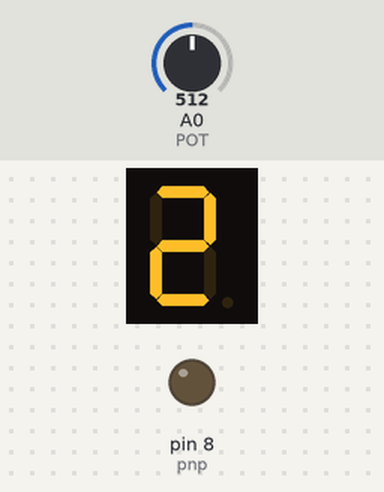
The sketch below on a simulated Arduino Uno, built with avr-gcc and run on an emulated ATmega328P. Shown: 1-digit seven-segment display, output pins drawn as LEDs (lit = HIGH). Wiring (inferred from the names in the program): 1-digit 7-segment display, segments lit when LOW: segments pin 6, pin 5, pin 4, pin 3, pin 2, pin 1, pin 0. The inputs (shaded band) are chosen by the test bench; at power-on: A0 (POT) = 512. The segment pins are drawn as the display they are named for; pins used as bus, display or sensor lines are not drawn.

Above: at 1.2 s.
1.3 s: A0 (POT) set to 716
At 1.7 s:
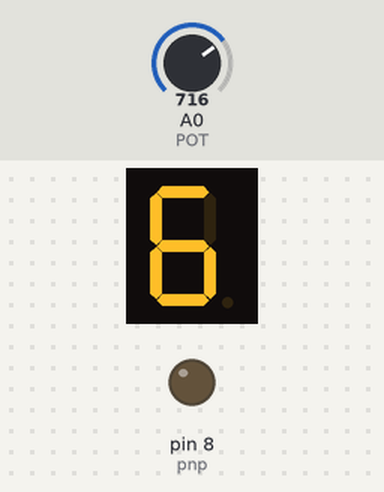
2.8 s: A0 (POT) set to 900
At 4.0 s:
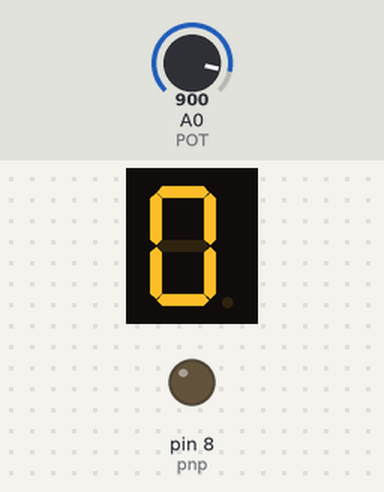
4.3 s: A0 (POT) set to 1023
At 5.2 s:
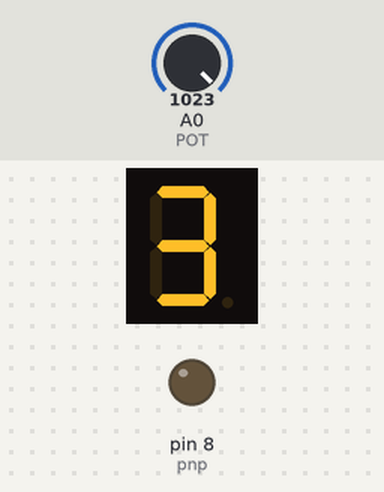
Timing chart, 0 to 7.3 s (numbered marks = the images above; inputs shaded):
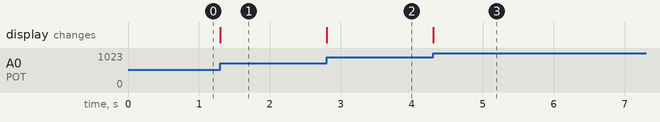

Measured:
- after the input at 1.3 s, the display: changes at once (image 1)
- after the input at 2.8 s, the display: changes at once (image 2)
- after the input at 4.3 s, the display: changes at once (image 3)

The sketch:

copy_of_hw4_part21.ino
```cpp
int POT = A0; // potentiometer wiper is A0 port. we declare it as POT

int ones_digit=0; // declare current_digit
int value; // value that will store the analog inputs value

int a = 6; // pin 6 as denoted by a
int b = 5; // pin 5 as denoted by b
int c = 4; // pin 4 as denoted by c
int d = 3; // pin 3 as denoted by d
int e = 2; // pin 2 as denoted by e
int f = 1; // pin 1 as denoted by f
int g = 0; // pin 0 as denoted by g
int pnp = 8; // pin 8 as denoted by pnp


// array stores the values between 0-9 according to seven segment's assigned ports
// i.e : (number_patterns[6] gives a pattern that will show 6 on seven segment)
byte number_patterns[] = {B0000001,B1001111,B0010010,B0000110,B1001100,B0100100,B0100000,B0001111,B0000000,B0000100};

void setup()
{
  	// we can use also DDRD register, but in order to make a difference with previous experiments, we use pinMode functioın
	pinMode(a,OUTPUT); // pin a as output because we use its value to show on seven segment
    pinMode(b,OUTPUT); // pin b as output because we use its value to show on seven segment
  	pinMode(c,OUTPUT); // pin c as output because we use its value to show on seven segment
  	pinMode(d,OUTPUT); // pin d as output because we use its value to show on seven segment
  	pinMode(e,OUTPUT); // pin e as output because we use its value to show on seven segment
  	pinMode(f,OUTPUT); // pin f as output because we use its value to show on seven segment
  	pinMode(g,OUTPUT); // pin g as output because we use its value to show on seven segment
  	pinMode(pnp,OUTPUT); // pin pnp as output because we use its value to show on seven segment

}

void loop()
{
  	value = analogRead(POT); // reading potentiometers value from analogRead and store its value in value
  	ones_digit = value % 10; // we evaulate ones_digit which equals remainder of value / 10
  	PORTB = B000000; // BJT's Base should be low in order to showing results on seven segment

  	PORTD = number_patterns[ones_digit]; //according to ones_digit we return a value in number_patterns and show it on seven segment
  	millis(); // delay

}
```
